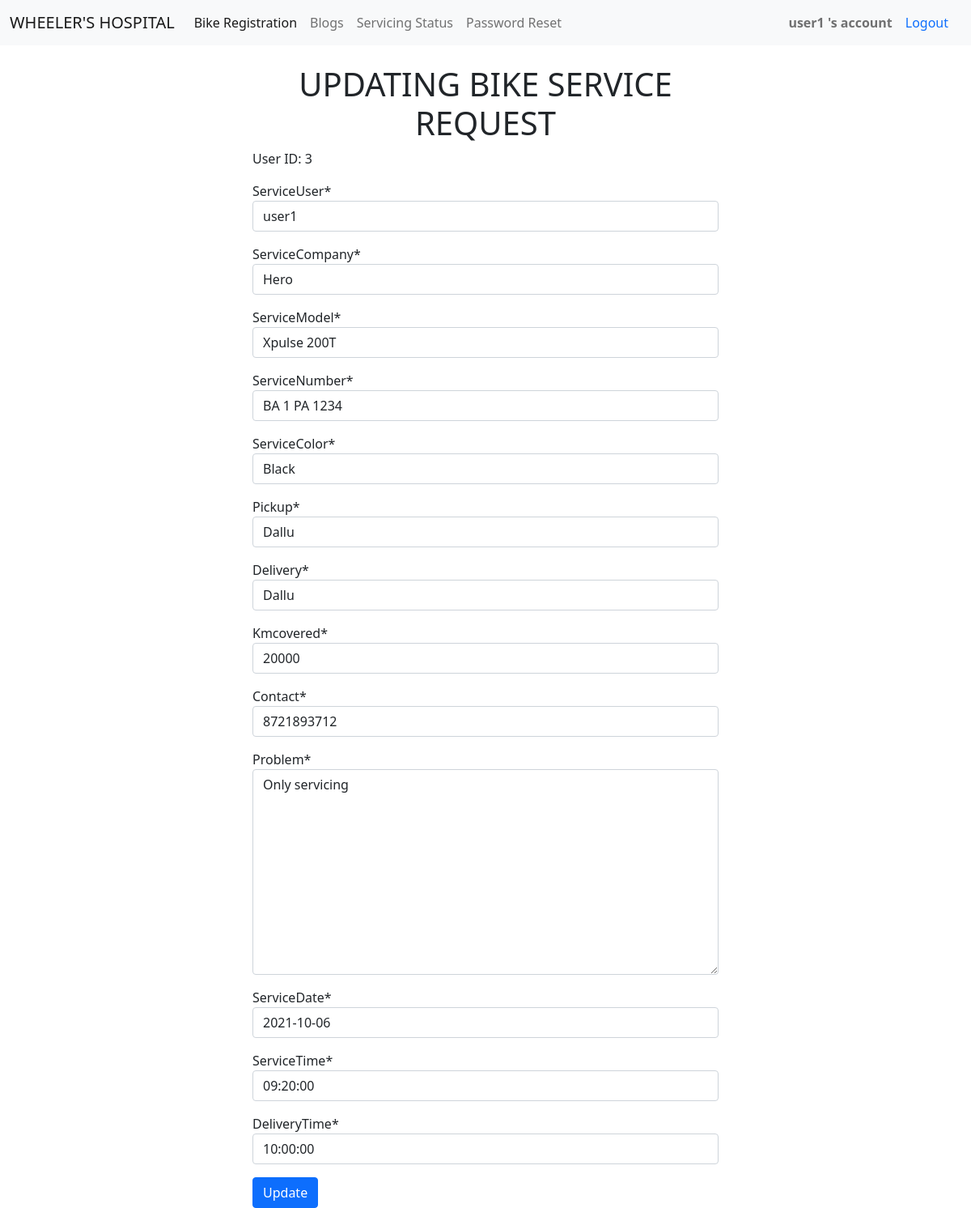
/update/3 (signed in), run on an earlier commit of the app's database.
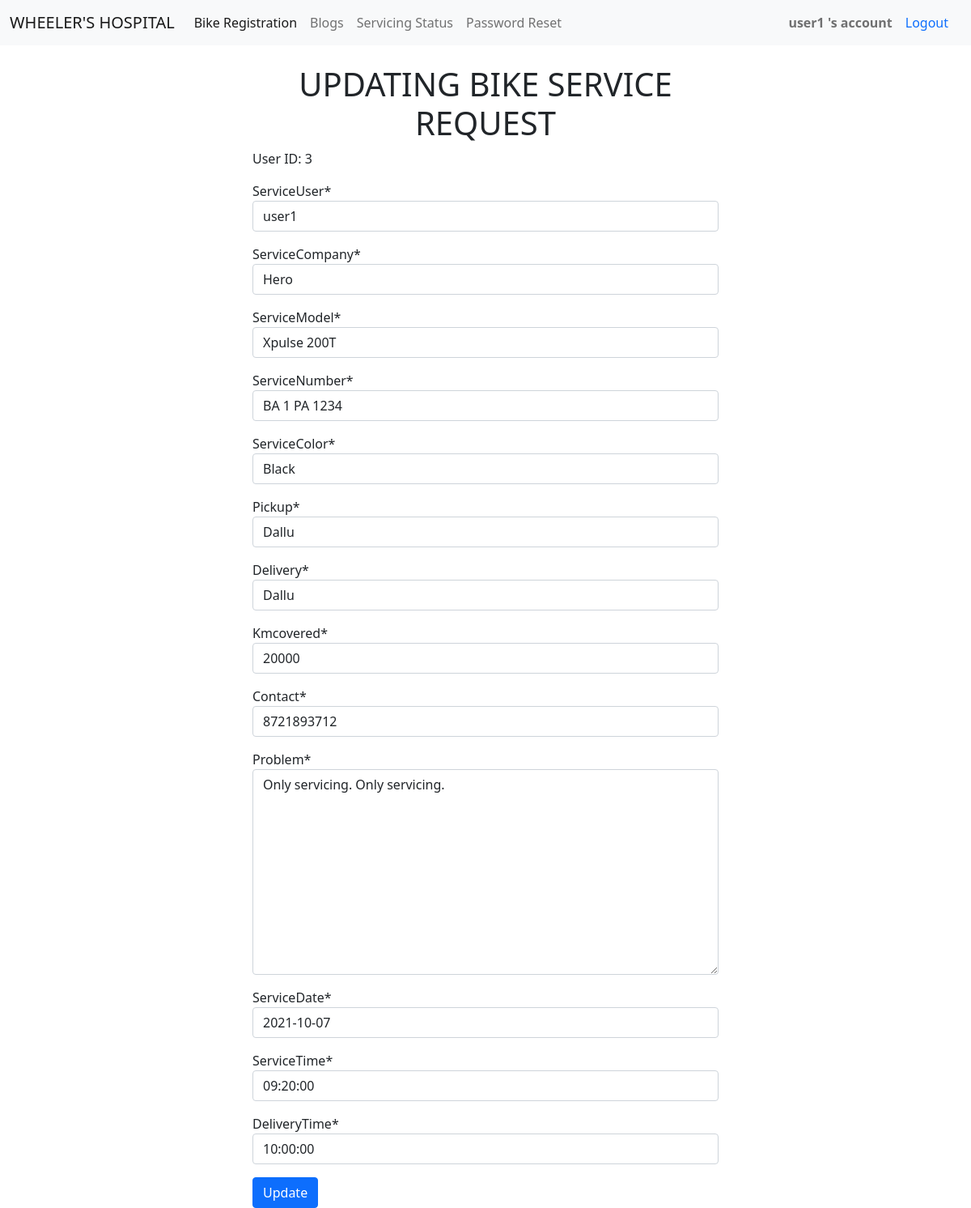
And on a later commit of the database.
### dashboardApp/models.py (models this page shows, shortened)
class bikeServiceRequestModel(models.Model):
    def validate_date(value):
        if value==datetime.now().date():
            pass
        elif value>datetime.now().date():
            raise ValidationError("Don't input future date")
        elif value<datetime.now().date():
            raise ValidationError('Don\'t input past date')
    serviceUser = models.ForeignKey(User, on_delete=models.CASCADE)
    serviceCompany = models.ForeignKey(bikeCompanyModel, on_delete=models.CASCADE)
    serviceModel = models.ForeignKey(userBikeModel, on_delete=models.CASCADE)
    serviceNumber = models.CharField(max_length=50, unique=True)
    serviceColor = models.CharField(max_length=50)
    pickup = models.CharField(max_length=50)
    delivery = models.CharField(max_length=50)
    kmcovered = models.CharField(max_length=50)
    contact = models.CharField(max_length=10)
    problem = models.TextField()
    completed = models.CharField(max_length=100, default="Not Completed")
    serviceDate = models.DateField(validators=[validate_date])
    serviceTime = models.TimeField()
    deliveryTime = models.TimeField()

### dashboardApp/views.py (the view, shortened to what this page needs)
# urls.py: path('update/<str:pk>', requestUpdate, name='update'),
@login_required(login_url='login')
def requestUpdate(request, pk):
    updateReqModel = bikeServiceRequestModel.objects.get(id=pk)
    reqFilledForm = bikeReqUpdate(instance=updateReqModel)
    context = {
            'reqFilledForm': reqFilledForm,
            'pk': pk
    }
    return render(request, 'serviceReqUpdate.html', context)

### dashboardApp/forms.py
class bikeReqUpdate(ModelForm):
    class Meta:
        model = bikeServiceRequestModel
        fields = [
                    "serviceUser", "serviceCompany", "serviceModel",
                    "serviceNumber", "serviceColor", "pickup", "delivery",
                    "kmcovered", "contact", "problem", "serviceDate", "serviceTime",
                    "deliveryTime"
                 ]

### dashboardApp/models.py (called while the page is built)
    def __str__(self) -> str:
        return self.bikeCompanyNames

    def __str__(self) -> str:
        return self.bikeModel

### Templates/serviceReqUpdate.html (shortened to what this page needs)
{% load static %}
{% load crispy_forms_tags %}
<!doctype html>
<html lang="en">
  <head>
    <link href="https://cdn.jsdelivr.net/npm/bootstrap@5.1.1/dist/css/bootstrap.min.css" rel="stylesheet">
  </head>
  <body>
    {% include 'baseNavbar.html' %}
      <div class="container" style="width: 50%;">
        <center>
            <h1>UPDATING BIKE SERVICE REQUEST</h1>
        </center>
        <form method="POST" action="" enctype="multipart/form-data">
            <p>User ID: {{pk}}</p>
            {% for i in reqFilledForm %}
                <p>{{i | as_crispy_field}}</p>
            {% endfor %}
            <input type="submit" name="submit" value="Update" class="btn btn-primary">
        </form>
      </div>
  </body>
</html>

What changed in the data, as far as the page shows it:
changed bikeServiceRequestModel "user1": problem "Only servicing" → "Only servicing. Only servicing."; serviceDate "2021-10-06" → "2021-10-07"
